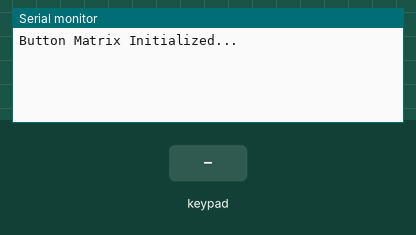
Recording of a sketch running on a simulated Arduino Mega 2560, built with avr-gcc and run on an emulated ATmega2560. Parts: the last lines printed to the serial monitor. Wiring (inferred from the names in the program): 5×4 keypad (labels assumed): rows A6, A3, A2, A1, A0; columns A10, A9, A8, A7. The inputs (shaded band) are chosen by the test bench.

Above: at 1.2 s.
1.3 s: key '1' pressed
At 2.2 s:
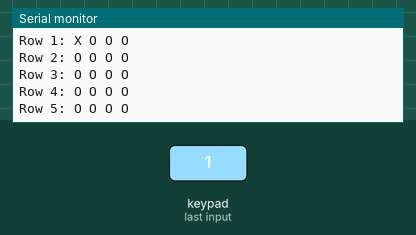
2.8 s: keypad keys 1 2 pressed 0.4 s apart
5.1 s: key '3' pressed
6.7 s: key '4' pressed
8.3 s: keypad keys 1 2 A pressed 0.4 s apart
At 10.8 s:
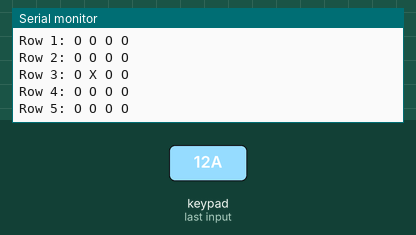
Timing chart, 0 to 12.0 s (numbered marks = the images above; inputs shaded):
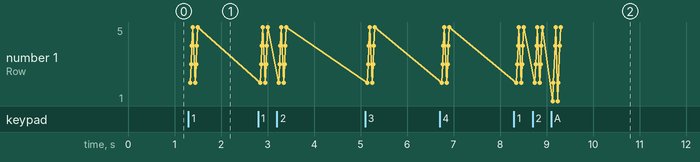

Measured:
- after the input at 1.3 s, the serial monitor: prints a new line at once (image 1)
- after the input at 8.3 s, the serial monitor: prints a new line at once (image 2)

The sketch:

joystick.ino
```cpp
// Define row and column pins based on schematic and XIAO pinout
const int rowPins[] = {A6, A3, A2, A1, A0}; // R1–R5 mapped to A6, A3, A2, A1, A0
const int colPins[] = {A10, A9, A8, A7};    // C1–C4 mapped to A10, A9, A8, A7

const int numRows = 5;                      // Total rows
const int numCols = 4;                      // Total columns

// State storage for button presses
bool buttonStates[numRows][numCols];

void setup() {
    Serial.begin(9600);

    // Initialize row pins as outputs
    for (int i = 0; i < numRows; i++) {
        pinMode(rowPins[i], OUTPUT);
        digitalWrite(rowPins[i], HIGH); // Set rows HIGH by default
    }

    // Initialize column pins as inputs with pull-up resistors
    for (int i = 0; i < numCols; i++) {
        pinMode(colPins[i], INPUT_PULLUP);
    }

    Serial.println("Button Matrix Initialized...");
}

void loop() {
    bool buttonPressed = false; // Track if any button is pressed

    // Scan rows
    for (int row = 0; row < numRows; row++) {
        // Set current row LOW, all others HIGH
        for (int i = 0; i < numRows; i++) {
            digitalWrite(rowPins[i], (i == row) ? LOW : HIGH);
        }

        // Read all columns for the current row
        for (int col = 0; col < numCols; col++) {
            int buttonState = digitalRead(colPins[col]);

            // Invert state because INPUT_PULLUP is used
            buttonStates[row][col] = (buttonState == LOW);

            if (buttonStates[row][col]) {
                buttonPressed = true; // Mark that at least one button is pressed
            }
        }
    }

    // If any button is pressed, print the matrix
    if (buttonPressed) {
        Serial.println("Button Matrix:");
        for (int row = 0; row < numRows; row++) {
            Serial.print("Row ");
            Serial.print(row + 1);
            Serial.print(": ");
            for (int col = 0; col < numCols; col++) {
                Serial.print(buttonStates[row][col] ? "X " : "O ");
            }
            Serial.println();
        }
        Serial.println(); // Add a blank line for readability
    }

    delay(50); // Small delay to debounce
}
```
